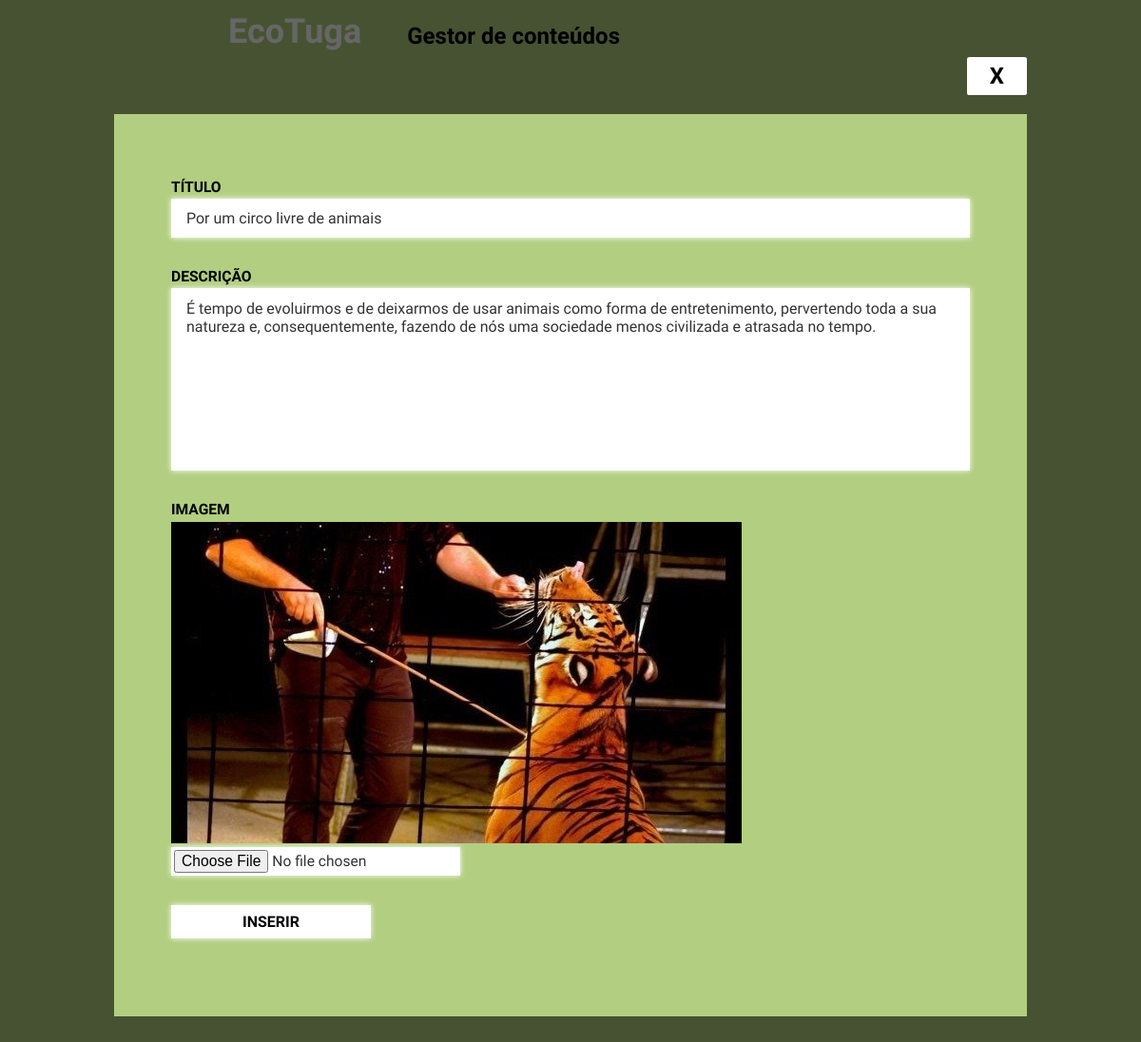
Page /admin/peticoes_editar.php?id=1 on the committed database.
### tables this page shows
CREATE TABLE IF NOT EXISTS `peticoes` (
  `id` int(11) NOT NULL AUTO_INCREMENT,
  `titulo` text NOT NULL,
  `descricao` text NOT NULL,
  `imagem` text NOT NULL,
  PRIMARY KEY (`id`)
);

### admin/peticoes_editar.php (the view, shortened to what this page needs)
<?php
    $ligacao = mysqli_connect('localhost','root','','ecotuga_dados');
    mysqli_set_charset($ligacao,'utf8');
    $id = $_GET['id'];
    $consulta = mysqli_query($ligacao , "SELECT * FROM peticoes WHERE id = $id");
    $peticoes = mysqli_fetch_assoc($consulta);
?>
<!DOCTYPE html>
<html>
<head>
    <link rel="stylesheet" type="text/css" href="css/style.css" >
</head>
<body>
  <header id="top">
        <nav id="menu">
              <div class="contentor">
              <a href="index.php"><h1 class="left" id="logo">EcoTuga</h1></a>
              <h2 class="left" id="logo">Gestor de conteúdos</h2>
              </div>
        </nav>
  </header>
        <div class="janela_editar">
          <a href="peticoes.php" class="fechar_janela right">X</a>
          <div class="item-insert">
            <form  enctype="multipart/form-data" action="" method="post">
                <label>Título</label>
                <input type="text" name="titulo" value="<?php echo $peticoes['titulo']; ?>"/>
                <label>Descrição</label>
                <textarea name="descricao"><?php echo $peticoes['descricao']; ?></textarea>
                <label>Imagem</label>
                  <?php if($peticoes['imagem'] != ''){ ?>
                     <img src="../img/<?php echo $peticoes['imagem']; ?>" accept="image/*"/>
                  <?php } ?>
                <input type="file" name="imagem"/>
                <input type="submit" value="Inserir" class="submit_button"/>
            </form>
          </div>
        </div>
</body>
</html>

### admin/css/style.css (style rules this page uses)
* { box-sizing:border-box; }
body { margin:0; font-family: 'Exo', sans-serif; background-color:#B2CE80; }
a { text-decoration:none;color:inherit; }
h1 { margin:0; }
.left { float: left; }
.right { float: right; }
.contentor { width: 60%; margin: 0 auto; }
#top { position: fixed; display: block; z-index: 10; top: 0; }
#menu { background-color: #B2CE80; position: fixed; display: block; width: 100%; }
#menu h1 { margin: 1vw 0 1vw 0; font-size: 3vw; color:#FFF; }
#menu h2 { margin:1em 1em 1em 2em; color: #000; }
.contentor { max-width:80%; margin:0 auto; }
.fechar_janela { font-weight: bold; font-size: 2vw; background-color: #FFF; padding: 0.5vw 2vw; margin-right: 10%; margin-top: 5%; border-radius: 5%; cursor:pointer; }
.item-insert { width: 80%; margin:0 auto; margin-top: 10%; background-color: #B2CE80; padding:5%; box-sizing:border-box; height: 70%; overflow-y: scroll; }
label { display:block; margin:0.5em 0 0.2em 0; font-weight:bold; text-transform: uppercase; font-size: 1.3vw; }
input,textarea { display:block; border:none; box-shadow:0 0 0.5vw #ffffff; width:100%; padding:0.7em 1em; margin:0 0 2em 0; font-size:1em; font-family:inherit; color:#333; background:#ffffff; }
textarea { height:12em;font-family:inherit; resize: none; }
input.submit_button { display:inline-block; color: #000; cursor:pointer; text-transform: uppercase; padding:0.5em 1em 0.5em 1em ; cursor: pointer; font-weight: bold; width: 25%; }
input[type="file"] { width:auto; padding:0.2em; font-size: 1.3vw; }
.janela_editar { position:fixed; background-color: rgba(0, 0, 0, 0.6); left: 0; top: 0; width: 100%; height: 100%; z-index: 10; }

### rows in the picture
peticoes: titulo "Por um circo livre de animais", descricao "É tempo de evoluirmos e de deixarmos de usar animais como forma de entretenimento, pervertendo toda a sua natureza e, consequentemente, fazendo de nós uma sociedade menos civilizada e atrasada no tempo.", imagem (picture)
